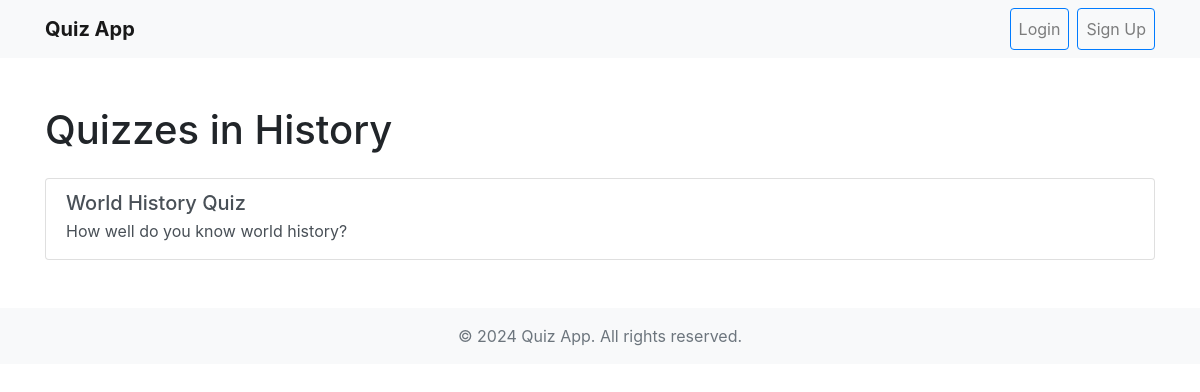
The app's page /category/2/ with its own data.
### home/models.py (models this page shows, shortened)
class Category(models.Model):
    name = models.CharField(max_length=100)

class Quiz(models.Model):
    category = models.ForeignKey(Category, on_delete=models.CASCADE)
    title = models.CharField(max_length=200)
    description = models.TextField()

### home/views.py (the view)
# urls.py: path('category/<int:category_id>/', views.quiz_list, name='quiz_list'),
def quiz_list(request, category_id):
    category = get_object_or_404(Category, pk=category_id)
    quizzes = category.quiz_set.all()
    return render(request, 'quiz_list.html', {'category': category, 'quizzes': quizzes})

### templates/quiz_list.html (shortened to what this page needs)
{% extends 'base.html' %}
{% block content %}
<div class="mt-4">
    <h1 class="mb-4">Quizzes in {{ category.name }}</h1>
    <div class="list-group">
        {% for quiz in quizzes %}
            <a href="{% url 'quiz_detail' quiz.id %}" class="list-group-item list-group-item-action">
                <h5 class="mb-1">{{ quiz.title }}</h5>
                <p class="mb-1">{{ quiz.description }}</p>
            </a>
        {% endfor %}
    </div>
</div>
{% endblock %}

### records on screen
Category: name "History"
Quiz: title "World History Quiz", description "How well do you know world history?"
